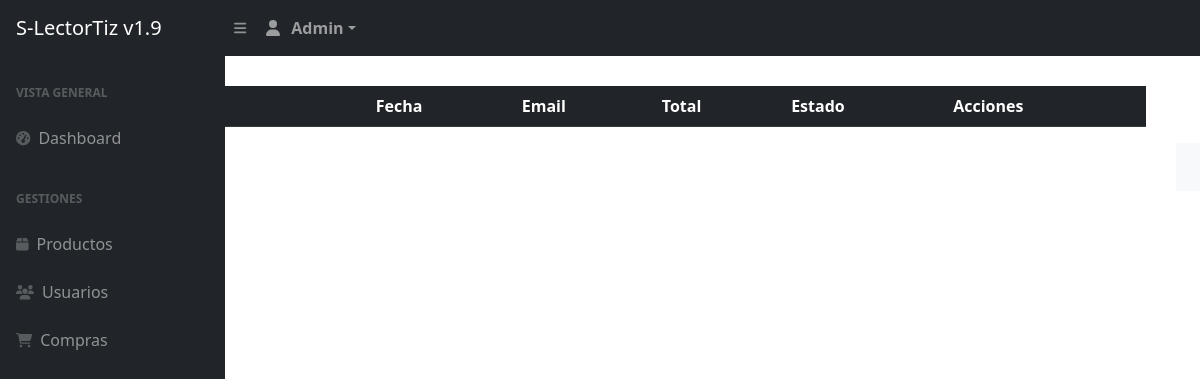
Before: /s-tortiz/sh-admin/compras.php with the older database file.
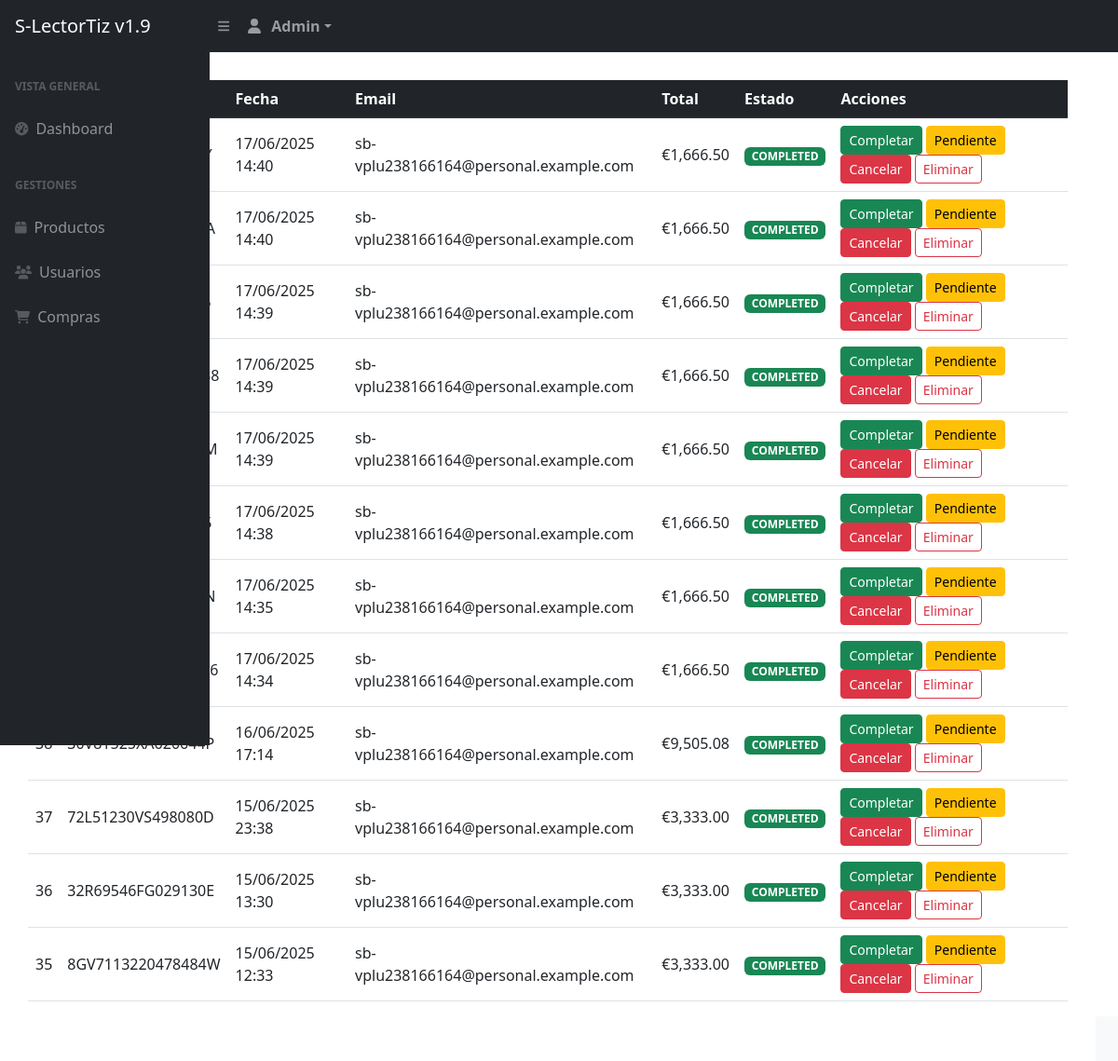
After: the same page with the newer database file.
### tables this page shows
CREATE TABLE `compra` (
  `id` int(11) NOT NULL,
  `id_transaccion` varchar(20) NOT NULL,
  `fecha` datetime NOT NULL,
  `status` varchar(20) NOT NULL,
  `email` varchar(50) NOT NULL,
  `id_cliente` varchar(50) NOT NULL,
  `total` decimal(10,2) NOT NULL
);

### s-tortiz/sh-admin/compras.php (the view, shortened to what this page needs)
<?php
$db = new Database();
$con = $db->conectar();
$sql = $con->prepare("SELECT id, id_transaccion, fecha, status, email, total FROM compra ORDER BY fecha DESC");
$sql->execute();
$compras = $sql->fetchAll(PDO::FETCH_ASSOC);
require 'header.php';
?>
</div>
<div class="container my-5 mt-4 mb-5">
    <h2 class="mb-4">Transaccion</h2>
    <div class="table-responsive">
        <table class="table table-hover align-middle" id="comprasTable">
            <thead class="table-dark">
                <tr>
                    <th>ID</th>
                    <th>Transacción</th>
                    <th>Fecha</th>
                    <th>Email</th>
                    <th>Total</th>
                    <th>Estado</th>
                    <th>Acciones</th>
                </tr>
            </thead>
            <tbody>
                <?php foreach ($compras as $c) { ?>
                <tr>
                    <td><?php echo $c['id']; ?></td>
                    <td><?php echo htmlspecialchars($c['id_transaccion']); ?></td>
                    <td><?php echo date('d/m/Y H:i', strtotime($c['fecha'])); ?></td>
                    <td><?php echo htmlspecialchars($c['email']); ?></td>
                    <td><?php echo MONEDA . number_format($c['total'], 2, '.', ','); ?></td>
                    <td>
                        <span class="badge bg-<?php echo $c['status'] == 'COMPLETED' ? 'success' : ($c['status'] == 'PENDING' ? 'warning' : 'danger'); ?>">
                            <?php echo htmlspecialchars($c['status']); ?>
                        </span>
                    </td>
                    <td>
                        <a href="?toggle=<?php echo $c['id']; ?>&status=COMPLETED" class="btn btn-sm btn-success">Completar</a>
                        <a href="?toggle=<?php echo $c['id']; ?>&status=PENDING" class="btn btn-sm btn-warning">Pendiente</a>
                        <a href="?toggle=<?php echo $c['id']; ?>&status=CANCELLED" class="btn btn-sm btn-danger">Cancelar</a>
                        <button type="button" class="btn btn-sm btn-outline-danger" data-bs-toggle="modal" data-bs-target="#eliminarCompraModal" data-id="<?php echo $c['id']; ?>" data-transaccion="<?php echo htmlspecialchars($c['id_transaccion']); ?>">Eliminar</button>
                    </td>
                </tr>
                <?php } ?>
            </tbody>
        </table>
    </div>
</div>
<?php require 'footer.php'; ?>

### s-tortiz/sh-admin/header.php (shortened to what this page needs)
<!DOCTYPE html>
<html lang="en">
<head>
    <link href="https://cdn.jsdelivr.net/npm/simple-datatables@7.1.2/dist/style.min.css" rel="stylesheet" />
    <link href="css/styles.css" rel="stylesheet" />
</head>
<body class="sb-nav-fixed">
    <nav class="sb-topnav navbar navbar-expand navbar-dark bg-dark">
        <a class="navbar-brand ps-3" href="inicio.php">S-LectorTiz v1.9</a>
        <button class="btn btn-link btn-sm order-1 order-lg-0 me-4 me-lg-0" id="sidebarToggle" type="button"><i class="fas fa-bars"></i></button>
        <ul class="navbar-nav ms-auto ms-md-0 me-3 me-lg-4">
            <li class="nav-item dropdown">
                <a class="nav-link dropdown-toggle d-flex align-items-center" id="navbarDropdown" href="#" role="button" data-bs-toggle="dropdown" aria-expanded="false">
                    <i class="fas fa-user fa-fw"></i>
                    <span class="ms-2 fw-semibold">
                        <?php echo isset($_SESSION['usuario']) ? htmlspecialchars($_SESSION['usuario']) : 'Admin'; ?>
                    </span>
                </a>
            </li>
        </ul>
    </nav>
    <div id="layoutSidenav">
        <div id="layoutSidenav_nav">
            <nav class="sb-sidenav accordion sb-sidenav-dark" id="sidenavAccordion">
                <div class="sb-sidenav-menu">
                    <div class="nav">
                        <div class="sb-sidenav-menu-heading">Vista general</div>
                        <a class="nav-link" href="inicio.php">
                            <div class="sb-nav-link-icon"><i class="fas fa-tachometer-alt"></i></div>
                            Dashboard
                        </a>
                        <div class="sb-sidenav-menu-heading">Gestiones</div>
                        <a class="nav-link" href="productos.php">
                            <div class="sb-nav-link-icon"><i class="fas fa-box"></i></div>
                            Productos
                        </a>
                        <a class="nav-link" href="usuarios.php">
                            <div class="sb-nav-link-icon"><i class="fas fa-users"></i></div>
                            Usuarios
                        </a>
                        <a class="nav-link" href="compras.php">
                            <div class="sb-nav-link-icon"><i class="fas fa-shopping-cart"></i></div>
                            Compras
                        </a>
                    </div>
                </div>
            </nav>

### s-tortiz/sh-admin/footer.php (shortened to what this page needs)
        <footer class="py-4 bg-light mt-auto">
        </footer>
    </div>
</body>
</html>

Changed rows visible on the page:
added compra: fecha "17/06/2025 14:40", email "sb-vplu238166164@personal.example.com", total "1,666.50", status "COMPLETED"
added compra: fecha "17/06/2025 14:40", email "sb-vplu238166164@personal.example.com", total "1,666.50", status "COMPLETED"
added compra: fecha "17/06/2025 14:39", email "sb-vplu238166164@personal.example.com", total "1,666.50", status "COMPLETED"
added compra: fecha "17/06/2025 14:39", email "sb-vplu238166164@personal.example.com", total "1,666.50", status "COMPLETED"
added compra: fecha "17/06/2025 14:39", email "sb-vplu238166164@personal.example.com", total "1,666.50", status "COMPLETED"
added compra: fecha "17/06/2025 14:38", email "sb-vplu238166164@personal.example.com", total "1,666.50", status "COMPLETED"
added compra: fecha "17/06/2025 14:35", email "sb-vplu238166164@personal.example.com", total "1,666.50", status "COMPLETED"
added compra: fecha "17/06/2025 14:34", email "sb-vplu238166164@personal.example.com", total "1,666.50", status "COMPLETED"
added compra: fecha "16/06/2025 17:14", email "sb-vplu238166164@personal.example.com", total "9,505.08", status "COMPLETED"
added compra: id "37", id_transaccion "72L51230VS498080D", fecha "15/06/2025 23:38", email "sb-vplu238166164@personal.example.com", total "3,333.00", status "COMPLETED"
added compra: id "36", id_transaccion "32R69546FG029130E", fecha "15/06/2025 13:30", email "sb-vplu238166164@personal.example.com", total "3,333.00", status "COMPLETED"
added compra: id "35", id_transaccion "8GV7113220478484W", fecha "15/06/2025 12:33", email "sb-vplu238166164@personal.example.com", total "3,333.00", status "COMPLETED"
